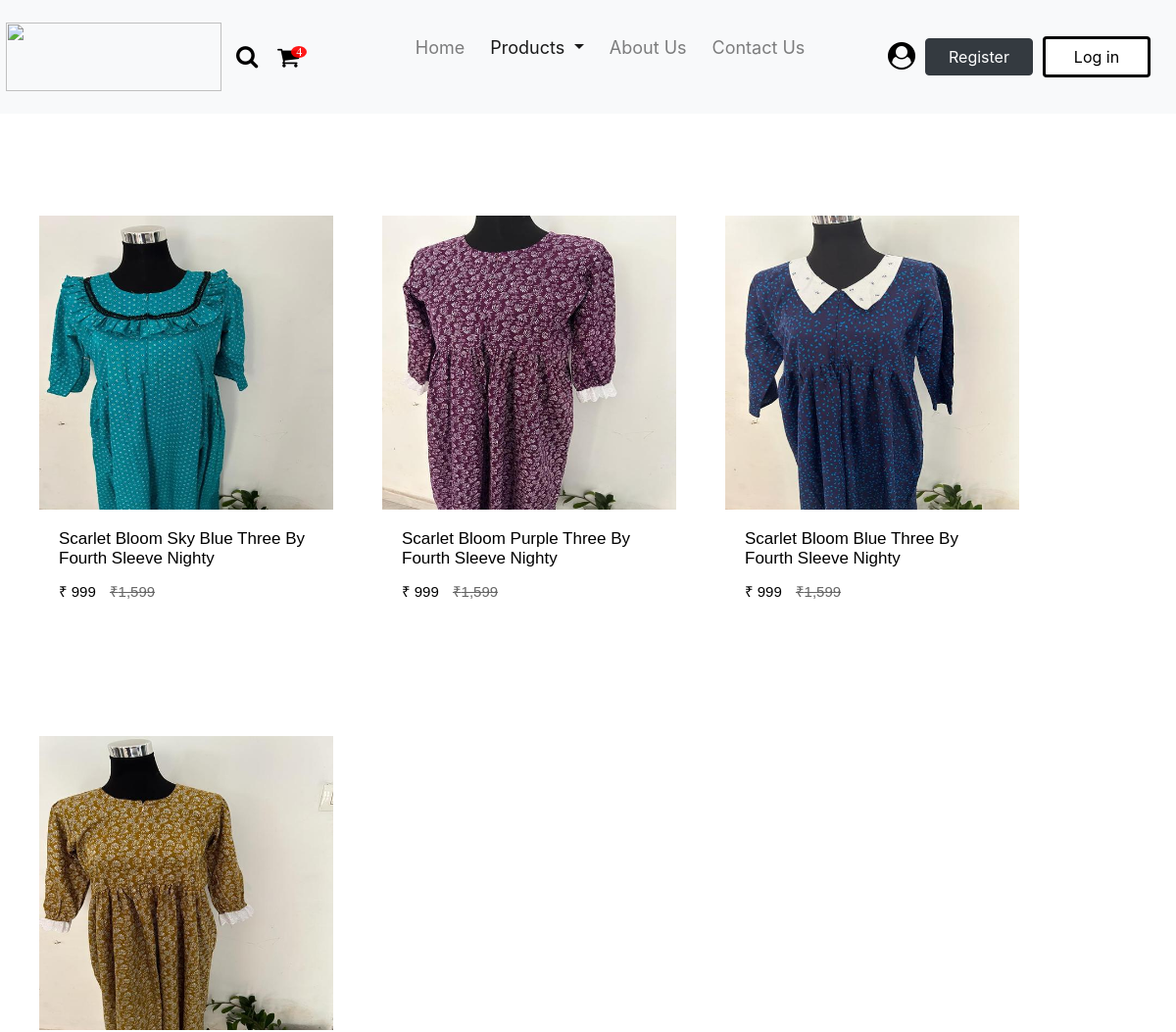
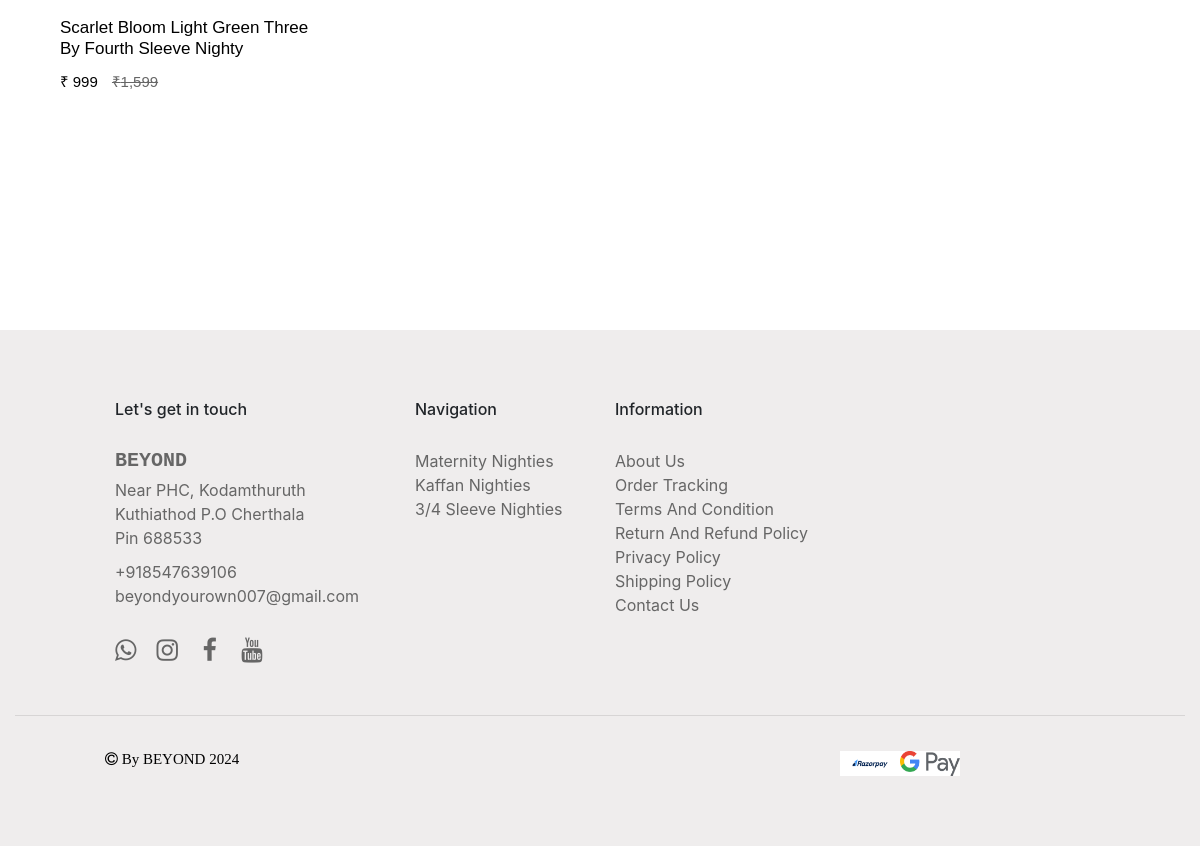
The page /product/threebyfourth_sleeve/ (signed in) on the database its author committed (2 pictures, top to bottom).
### products/models.py (models this page shows, shortened)
class Product(BaseModel):
    product_name = models.CharField(max_length = 100)
    slug = models.SlugField(unique = True, null = True, blank = True)
    category = models.ForeignKey(Category, on_delete = models.CASCADE, related_name = "products")
    brand = models.CharField(max_length = 100, null = True)
    price = models.TextField(max_length = 10, null = True)
    dummy_price = models.TextField(max_length = 10, null = True)
    product_description = models.TextField(max_length = 500)
    color = models.CharField(max_length = 100, null = True)
    size_variant = models.ManyToManyField(SizeVariant, blank = True)

class ProductImage(BaseModel):
    product = models.ForeignKey(Product,  on_delete = models.CASCADE, related_name = "product_images")
    image = models.ImageField(upload_to="product")

### products/views.py (the view)
# urls.py: path('threebyfourth_sleeve/', threebyfourth_sleeve, name = 'threebyfourth_sleeve'),
def threebyfourth_sleeve(request):
    category_name = 'Three By Fourth Sleeve Nighties'
    category = Category.objects.get(category_name = category_name)
    products = Product.objects.filter(category = category)
    return render(request, 'product/threebyfourth_sleeve.html', {'category_name': category_name, 'products': products})

### accounts/models.py (called while the page is built)
    def get_cart_count(self):
       return CartItems.objects.filter(cart__is_paid = False, cart__user = self.user).count()

### templates/product/threebyfourth_sleeve.html (shortened to what this page needs)
{% load static %}
<!DOCTYPE html>
<html lang="en">
<head>
    <link href="https://use.fontawesome.com/releases/v5.0.1/css/all.css" rel="stylesheet">
    <link rel="stylesheet" href="https://cdn.jsdelivr.net/npm/bootstrap@4.6.2/dist/css/bootstrap.min.css">
    <link rel="stylesheet" href="https://cdnjs.cloudflare.com/ajax/libs/font-awesome/4.7.0/css/font-awesome.min.css">
</head>
<body>
    <nav class="navbar navbar-expand-lg navbar-light fixed-top bg-light">
        <a class="navbar-brand" href="{% url 'index' %}"><img src="{% static 'images/logo.png' %}" class="logo"></a>
        <a href="{% url 'search' %}"><span class="fa fa-search"></span></a>
        <a href="{% url 'cart' %}"><i class="fa badge fa-badge" value="{{ request.user.profile.get_cart_count }}">&#xf07a;</i></a>
        <div class="collapse navbar-collapse" id="navbarSupportedContent">
          <ul class="navbar-nav mr-auto">
            <li class="nav-item">
              <a class="nav-link js-scroll-trigger" href="{% url 'index' %}">Home <span class="sr-only">(current)</span></a>
            </li>
            <li class="nav-item dropdown active">
              <a class="nav-link dropdown-toggle" href="#" role="button" data-toggle="dropdown" aria-expanded="false">
                Products
              </a>
            </li>
            <li class="nav-item">
                <a class="nav-link js-scroll-trigger" href="#">About Us</a>
            </li>
            <li class="nav-item">
                <a class="nav-link js-scroll-trigger" href="#">Contact Us</a>
            </li>
          </ul>
          <form class="form-inline my-2 my-lg-0">
            <a href="" class="account-link js-scroll-trigger"><span class="fa fa-user-circle"></span></a>
            <a class="btn btn-dark js-scroll-trigger" href="{% url 'signup' %}">Register</a>
            <a class="btn btn-outline-dark js-scroll-trigger" href="{% url 'login' %}">Log in</a>
          </form>
        </div>
    </nav>
    <div class="container-fluid" id="container">
        <div class="row">
            {% for k in products %}
            <div class="row row-cols-2 g-2">
                <div class="col">
                    <div class="card">
                        <div class="grid-image">
                            <a href="{% url 'get_products' k.slug %}"><img src="/media/{{k.product_images.first.image}}" class="card-img-top" alt="..."></a>
                        </div>
                        <div class="card-body">
                            <a href="{% url 'get_products' k.slug %}" class="link"><h5 class="card-title">{{k.product_name}}</h5></a>
                            <p class="card-price">₹ {{k.price}} <strike class="dummy-price">₹{{k.dummy_price}}</strike></p>
                        </div>
                    </div>
                </div>
            </div>
            {% endfor %}
        </div>
    </div>
    <div class="container-fluid" id="footer">
        <div class="row">
            <div class="col-xs-1 col-lg-1"></div>
            <div class="col-xs-3 col-lg-3">
                <h6 class="footer-heading">Let's get in touch</h6>
                <h5 class="footer-logo">BEYOND</h5>
                <p class="footer-description"> Near PHC, Kodamthuruth<br>Kuthiathod P.O Cherthala<br>Pin 688533</p>
                <a href="" class="footer-navigation">+918547639106</a><br>
                <a href="" class="footer-navigation">beyondyourown007@gmail.com</a><br>
                <a href="" class="footer-navigation"><span class="fa fa-whatsapp"></span></a><a href=""><span class="fa fa-instagram"></span></a> <a href=""><span class="fa fa-facebook"></span></a> <a href=""><span class="fa fa-youtube"></span></a>
            </div>
            <div class="col-xs-2 col-lg-2">
                <h6 class="footer-heading">Navigation</h6>
                <a href="" class="footer-navigation">Maternity Nighties</a><br>
                <a href="" class="footer-navigation">Kaffan Nighties</a><br>
                <a href="" class="footer-navigation">3/4 Sleeve Nighties</a><br>
            </div>
            <div class="col-xs-3 col-lg-3">
                <h6 class="footer-heading">Information</h6>
                <a href="" class="footer-navigation">About Us</a><br>
                <a href="" class="footer-navigation">Order Tracking</a><br>
                <a href="" class="footer-navigation">Terms And Condition</a><br>
                <a href="" class="footer-navigation">Return And Refund Policy</a><br>
                <a href="" class="footer-navigation">Privacy Policy</a><br>
                <a href="" class="footer-navigation">Shipping Policy</a><br>
                <a href="" class="footer-navigation">Contact Us</a><br>
            </div>
            <div class="col-xs-2 col-lg-2"></div>
            <div class="col-xs-1 col-lg-1"></div>
            <div class="col-xs-12 col-lg-12">
                <hr>
            </div>
            <div class="col-xs-6 col-lg-6">
                <span class="fa fa-copyright"> By BEYOND 2024</span>
            </div>
            <div class="col-xs-6 col-lg-6">
                <img src="{% static 'images/footer_icons.png' %}" class="footer-icon" alt="">
            </div>
        </div>
    </div>
</body>
</html>

### templates/product/threebyfourth_sleeve.html (style rules this page uses)
.logo { width: 220px; height: 70px; margin-left: 20px; margin-right: -10px; margin-top: 10px; margin-bottom: 10px; }
.navbar-brand { font-size: 38px; font-weight: bolder; font-family:'Courier New', Courier, monospace; margin-right: 5px; margin-left: -30px; }
.fa-badge { color: black; margin-left: 10px; margin-right: 10px; font-size: 24px; }
.badge:after { content:attr(value); font-size:12px; color: #fff; background: red; border-radius:50%; padding: 0 5px; position:relative; left:-8px; top:-10px; opacity:0.9; }
.fa-search { color: black; margin-left: 20px; font-size: 24px; }
.navbar-nav { margin-left: 70px; margin-bottom: 20px; }
.nav-item { margin-left: 5px; margin-right: 5px; font-size: 18px; }
.account-link { color: black !important; text-decoration: none !important; margin-left: 10px; margin-right: 10px; }
.fa-user-circle { font-size: 28px; }
.btn-dark { margin-right: 10px; width: 110px; }
.btn-outline-dark { width: 110px; margin-right: 10px; }
.btn-outline-dark { background-color: white !important; color: black !important; border: solid black; }
#container { margin-top: 170px; margin-bottom: 150px; }
.card { width: 300px !important; margin-left: 40px !important; margin-right: 10px; border: 0px; margin-top: 50px !important; margin-bottom: 50px !important; border-radius: 0px !important; }
.card-img-top { height: 300px !important; border-radius: 0px !important; }
.link { color:black !important; text-decoration: none !important; }
.card-title { font-size: 17px; font-family: Verdana, Geneva, Tahoma, sans-serif; }
.card-price { font-size: 15px; font-family: Verdana, Geneva, Tahoma, sans-serif; color: black; }
.dummy-price { color:#666666; margin-left: 10px; }
.grid-image { height: 300px; overflow: hidden; }
.grid-image .card-img-top { transition: transform .5s ease; }
#footer { background-color: #efeded; padding-bottom: 50px; }
.footer-heading { margin-top: 70px; margin-bottom: 30px; }
.footer-logo { color: #666666; font-family: 'Courier New', Courier, monospace; font-weight: bolder; margin-bottom: 5px; }
.footer-description { color: #666666; margin-bottom: 10px; }
.footer-navigation { color: #666666; text-decoration: none !important; }
.fa-whatsapp { color: #666666; padding-top: 30px !important; font-size: 25px; margin-right: 10px; }
.fa-instagram { color: #666666; padding-top: 30px !important; font-size: 25px; margin-left: 10px; margin-right: 10px; }
.fa-facebook { color: #666666; padding-top: 30px !important; font-size: 25px; margin-left: 10px; margin-right: 10px; }
.fa-youtube { color: #666666; padding-top: 30px !important; font-size: 25px; margin-left: 10px; margin-right: 10px; }
hr { margin-top: 50px; margin-bottom: 30px; }
.fa-copyright { font-size: 15px; font-weight: light !important; color: black; margin-left: 90px; margin-bottom: 20px; }
.footer-icon { width: 120px; height: 25px; margin-left: auto; margin-right: auto; display: block; margin-top: 5px !important; margin-bottom: 20px; }

### rows shown on the page
Product: product_images.first.image (picture), product_name "Scarlet Bloom Sky Blue Three By Fourth Sleeve Nighty", price "999", dummy_price "1,599"
Product: product_images.first.image (picture), product_name "Scarlet Bloom Purple Three By Fourth Sleeve Nighty", price "999", dummy_price "1,599"
Product: product_images.first.image (picture), product_name "Scarlet Bloom Blue Three By Fourth Sleeve Nighty", price "999", dummy_price "1,599"
Product: product_images.first.image (picture), product_name "Scarlet Bloom Light Green Three By Fourth Sleeve Nighty", price "999", dummy_price "1,599"
